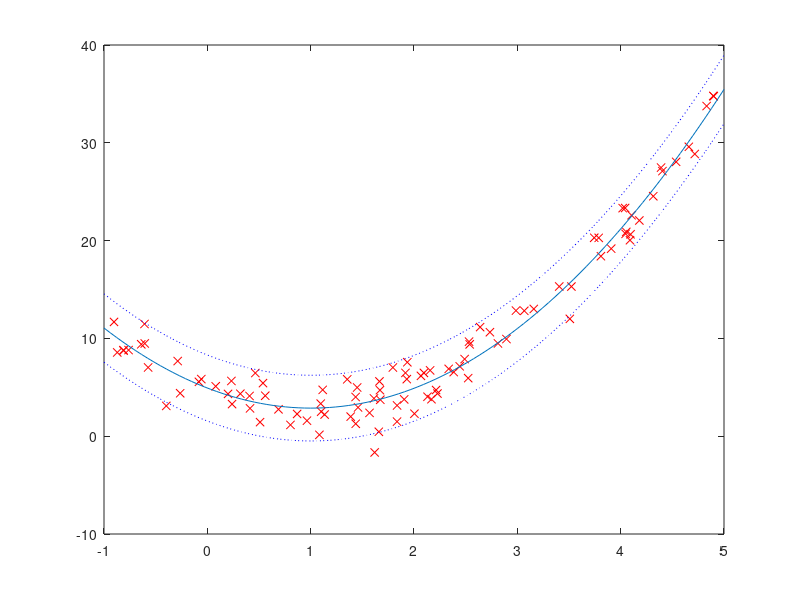

Source code (MATLAB):
clc;
clear;
close all;

% declare our quadratic polynomial
f = @(x) 2*x.^2 - 4*x + 5;

% Create our x axis by getting some random uniform x vales between -1 and 5
x = unifrnd(-1, 5, [100,1]);

% Calc the y values for each x, by running the polynomial but add some variations
y = f(x) + 1.5 * randn(size(x));

% plot the data points
figure;
plot(x,y,'rx');

% find the best coeffeciant
[p,S] = polyfit(x,y,2);

% Create a new xx to plot coeffecient
xx = linspace(-1, 5, 100);

% Evaluate our polynomial
[yy, delta] = polyval(p,xx,S);
hold on;
plot(xx,yy);

% Lets use our delta to plot our support and resistance lines
plot(xx, yy + 2*delta, 'b:');
plot(xx, yy - 2*delta, 'b:');


